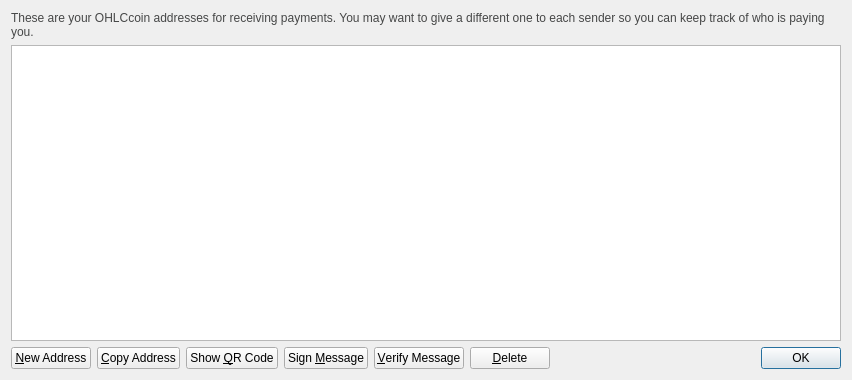
<?xml version="1.0" encoding="UTF-8"?>
<ui version="4.0">
 <class>AddressBookPage</class>
 <widget class="QWidget" name="AddressBookPage">
  <property name="geometry">
   <rect>
    <x>0</x>
    <y>0</y>
    <width>852</width>
    <height>380</height>
   </rect>
  </property>
  <property name="windowTitle">
   <string>Address Book</string>
  </property>
  <layout class="QVBoxLayout" name="verticalLayout">
   <item>
    <widget class="QLabel" name="labelExplanation">
     <property name="styleSheet">
      <string notr="true">#labelExplanation { color: #464747; }</string>
     </property>
     <property name="text">
      <string>These are your OHLCcoin addresses for receiving payments. You may want to give a different one to each sender so you can keep track of who is paying you.</string>
     </property>
     <property name="textFormat">
      <enum>Qt::PlainText</enum>
     </property>
     <property name="wordWrap">
      <bool>true</bool>
     </property>
    </widget>
   </item>
   <item>
    <widget class="QTableView" name="tableView">
     <property name="contextMenuPolicy">
      <enum>Qt::CustomContextMenu</enum>
     </property>
     <property name="toolTip">
      <string>Double-click to edit address or label</string>
     </property>
     <property name="tabKeyNavigation">
      <bool>false</bool>
     </property>
     <property name="alternatingRowColors">
      <bool>true</bool>
     </property>
     <property name="selectionMode">
      <enum>QAbstractItemView::SingleSelection</enum>
     </property>
     <property name="selectionBehavior">
      <enum>QAbstractItemView::SelectRows</enum>
     </property>
     <property name="sortingEnabled">
      <bool>true</bool>
     </property>
     <attribute name="verticalHeaderVisible">
      <bool>false</bool>
     </attribute>
    </widget>
   </item>
   <item>
    <layout class="QHBoxLayout" name="horizontalLayout">
     <item>
      <widget class="QPushButton" name="newAddressButton">
       <property name="toolTip">
        <string>Create a new address</string>
       </property>
       <property name="text">
        <string>&amp;New Address</string>
       </property>
       <property name="icon">
        <iconset resource="../bitcoin.qrc">
         <normaloff>:/icons/add</normaloff>:/icons/add</iconset>
       </property>
      </widget>
     </item>
     <item>
      <widget class="QPushButton" name="copyToClipboard">
       <property name="toolTip">
        <string>Copy the currently selected address to the system clipboard</string>
       </property>
       <property name="text">
        <string>&amp;Copy Address</string>
       </property>
       <property name="icon">
        <iconset resource="../bitcoin.qrc">
         <normaloff>:/icons/editcopy</normaloff>:/icons/editcopy</iconset>
       </property>
      </widget>
     </item>
     <item>
      <widget class="QPushButton" name="showQRCode">
       <property name="text">
        <string>Show &amp;QR Code</string>
       </property>
       <property name="icon">
        <iconset resource="../bitcoin.qrc">
         <normaloff>:/icons/qrcode</normaloff>:/icons/qrcode</iconset>
       </property>
      </widget>
     </item>
     <item>
      <widget class="QPushButton" name="signMessage">
       <property name="toolTip">
        <string>Sign a message to prove you own a OHLCcoin address</string>
       </property>
       <property name="text">
        <string>Sign &amp;Message</string>
       </property>
       <property name="icon">
        <iconset resource="../bitcoin.qrc">
         <normaloff>:/icons/edit</normaloff>:/icons/edit</iconset>
       </property>
      </widget>
     </item>
     <item>
      <widget class="QPushButton" name="verifyMessage">
       <property name="toolTip">
        <string>Verify a message to ensure it was signed with a specified OHLCcoin address</string>
       </property>
       <property name="text">
        <string>&amp;Verify Message</string>
       </property>
       <property name="icon">
        <iconset resource="../bitcoin.qrc">
         <normaloff>:/icons/transaction_0</normaloff>:/icons/transaction_0</iconset>
       </property>
      </widget>
     </item>
     <item>
      <widget class="QPushButton" name="deleteButton">
       <property name="toolTip">
        <string>Delete the currently selected address from the list</string>
       </property>
       <property name="text">
        <string>&amp;Delete</string>
       </property>
       <property name="icon">
        <iconset resource="../bitcoin.qrc">
         <normaloff>:/icons/remove</normaloff>:/icons/remove</iconset>
       </property>
      </widget>
     </item>
     <item>
      <spacer name="horizontalSpacer">
       <property name="orientation">
        <enum>Qt::Horizontal</enum>
       </property>
       <property name="sizeHint" stdset="0">
        <size>
         <width>40</width>
         <height>20</height>
        </size>
       </property>
      </spacer>
     </item>
     <item>
      <widget class="QDialogButtonBox" name="buttonBox">
       <property name="sizePolicy">
        <sizepolicy hsizetype="Maximum" vsizetype="Fixed">
         <horstretch>0</horstretch>
         <verstretch>0</verstretch>
        </sizepolicy>
       </property>
       <property name="standardButtons">
        <set>QDialogButtonBox::Ok</set>
       </property>
      </widget>
     </item>
    </layout>
   </item>
  </layout>
 </widget>
 <resources>
  <include location="../bitcoin.qrc"/>
 </resources>
 <connections/>
</ui>
